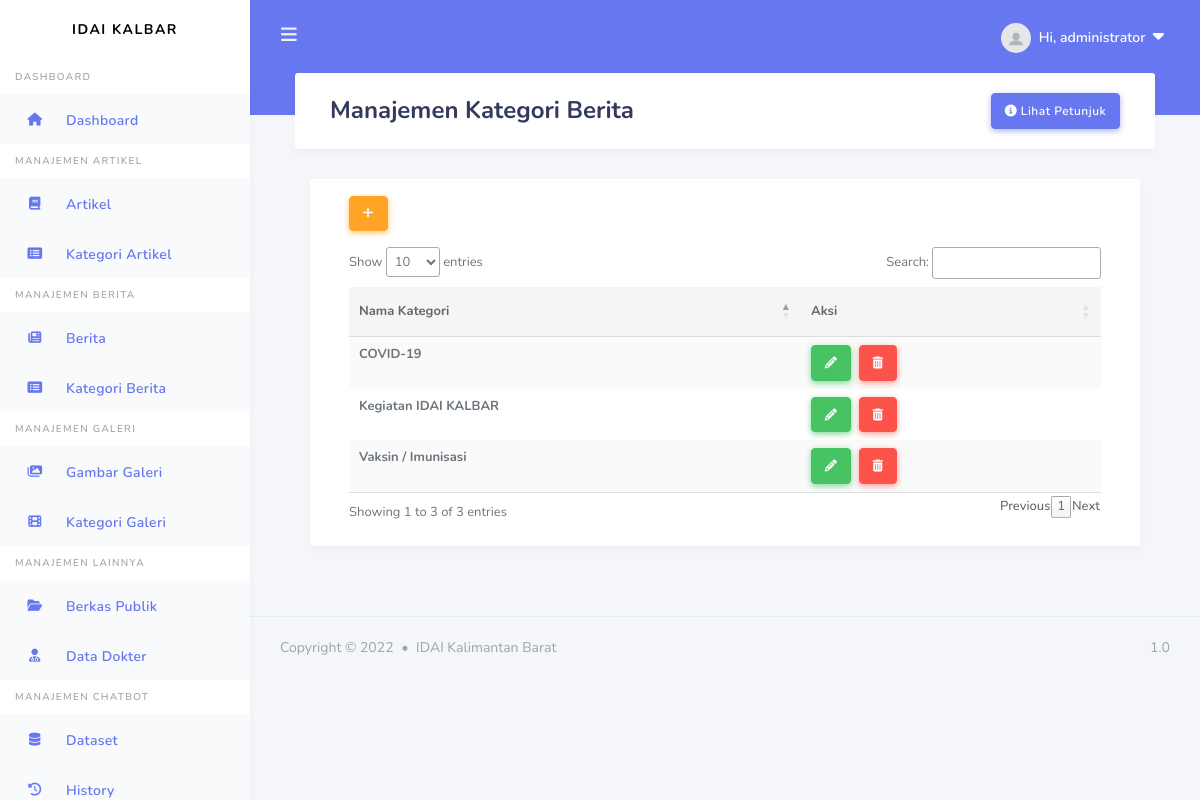
/admin/kategori-berita (signed in), run on the app's committed database.
### apps/models.py (models this page shows, shortened)
class User(db.Model, UserMixin):
    id = db.Column(db.Integer, primary_key=True)
    username = db.Column(db.String(20), unique=True, nullable=False)
    email = db.Column(db.String(100), unique=True, nullable=False)
    image_file = db.Column(db.String(20), nullable=False, default='default.jpg')
    password = db.Column(db.String(20), nullable=False)
    articles = db.relationship('Article', backref='author', lazy=True)
    news = db.relationship('News', backref='author', lazy=True)
    galleries = db.relationship('Gallery', backref='author', lazy=True)
    image_galleries = db.relationship('Images_Gallery', backref='author', lazy=True)
    berkas = db.relationship('DataDokter', backref='owner', lazy=True, uselist=False)
    roles_id = db.Column(db.Integer, db.ForeignKey('roles.id'), nullable=False, default=2)

class Categoryn(db.Model):
    id = db.Column(db.Integer, primary_key=True)
    name = db.Column(db.String(50), nullable=False)
    slug = db.Column(db.String(50))

### apps/news/routes.py (the view)
@news.route("/admin/kategori-berita", methods=['GET', 'POST'])
@login_required
def new_category():
    form = CategoryForm()
    if form.validate_on_submit():
        cat = Categoryn(name=form.name.data, slug = slugify(request.form.get("name")))
        db.session.add(cat)
        db.session.commit()
        flash('Your Category News has been added!', 'primary')
        return redirect(url_for('news.new_category'))
    cat = Categoryn.query.all()
    return render_template('users/admin/news/kategori_berita.html', form=form, cat=cat, title='Kategori Berita')

### apps/news/forms.py
class CategoryForm(FlaskForm):
    name = StringField('Kategori Berita', validators=[DataRequired()], render_kw={"placeholder": "Nama Kategori"})
    submit = SubmitField('Simpan Kategori')

### apps/models.py (called while the page is built)
@login_manager.user_loader
def load_user(user_id):
    return User.query.get(int(user_id))

### apps/templates/users/admin/news/kategori_berita.html (shortened to what this page needs)
{% extends "layouts/base_dashboard.html" %}
{% block header %}
<div class="container">
    <h1>Manajemen {{ title }}</h1>
    <button type="button" class="btn btn-primary float-right" data-toggle="modal" data-target="#modalll">
        <i class="fa-solid fa-circle-info"></i>&nbsp;Lihat Petunjuk
    </button>
</div>
{% endblock header %}
{% block content %}
<div class="container">
    <div class="row">
      <div class="col-12 col-md-12 col-lg-12">
        <div class="card">
            <section class="section m-4">
                <div class="container mb-3">
                    <button type="button" class="btn btn-warning btn-md" data-placement="top" title="Add" data-toggle="modal" data-target="#exampleModal">
                        <i class="fa-solid fa-plus"></i>
                    </button>
                </div>
                <div class="container">
                    <table id="data" class="table table-striped table-hover">
                        <thead>
                            <tr>
                                <th scope="col">Nama Kategori</th>
                                <th scope="col">Aksi</th>
                            </tr>
                            </thead>
                            <tbody>
                            {% for c in cat %}
                            <tr>
                                <th>{{ c.name }}</th>
                                <th>
                                    <div>
                                        <button type="button" class="btn btn-success btn-md mr-1" data-toggle="modal" data-target="#updateModal{{c.id}}" title="Edit">
                                            <i class="fa-solid fa-pencil"></i>
                                        </button>
                                        <button type="button" class="btn btn-md btn-danger " data-toggle="modal" data-target="#deleteModal{{c.id}}" title="Delete">
                                            <i class="fa-solid fa-trash-can"></i>
                                        </button>
                                    </div>
                                </th>
                            </tr>
                            {% endfor %}
                            </tbody>
                    </table>
                </div>
            </section>
        </div>
      </div>
    </div>
</div>
{% endblock content%}

### apps/templates/includes/header.html (shortened to what this page needs)
<div class="navbar-bg"></div>
    <nav class="navbar navbar-expand-lg main-navbar">
      <form class="form-inline mr-auto">
        <ul class="navbar-nav mr-3">
          <li><a href="#" data-toggle="sidebar" class="nav-link nav-link-lg"><i class="fas fa-bars"></i></a></li>
        </ul>
      </form>
      <ul class="navbar-nav navbar-right">
        <li class="dropdown"><a href="#" data-toggle="dropdown" class="nav-link notification-toggle nav-link-lg nav-link-user"><img src="{{ url_for ('static', filename='assets/img/profile_pics/default.jpg') }}" alt="" class="rounded-circle mr-1">
          <div class="d-sm-none d-lg-inline-block">Hi, {{ current_user.username}} &nbsp;<small><i class="fa-solid fa-caret-down"></i></small></div></a>
        </li>
      </ul>
    </nav>

### data on the page
User: username "administrator"
Categoryn: name "COVID-19"
Categoryn: name "Vaksin / Imunisasi"
Categoryn: name "Kegiatan IDAI KALBAR"

### other printed values
{{ title }} "Kategori Berita"
